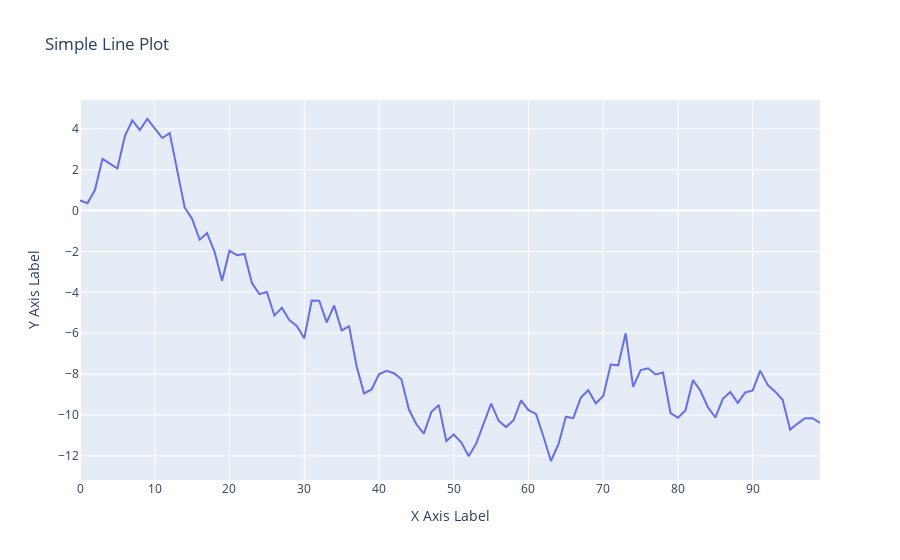

The cell this chart's notebook holds for it:
### Markdown cell above
#### 20 Using Plotly, create a basic line plot of a randomly generated dataset, label the axes, and set the title as 'Simple Line Plot'

### Code cell
import pandas as pd
import numpy as np
import plotly.express as px

# Step 2: Generate random data
np.random.seed(42)  # For reproducibility
x_values = np.arange(0, 100)
y_values = np.random.randn(100).cumsum()

# Create a DataFrame
data = pd.DataFrame({'X': x_values, 'Y': y_values})

# Step 3: Create a line plot using Plotly
fig = px.line(data, x='X', y='Y', title='Simple Line Plot')

# Step 4: Label the axes
fig.update_layout(
    xaxis_title='X Axis Label',
    yaxis_title='Y Axis Label'
)

# Step 5: Show the plot
fig.show()

### Figure 1 — Plotly figure (JSON) as saved in the notebook; plotly's stock layout.template omitted (floating-point values rounded to 4 significant figures)
{"data": [{"hovertemplate": "X=%{x}<br>Y=%{y}<extra></extra>", "legendgroup": "", "line": {"color": "#636efa", "dash": "solid"}, "marker": {"symbol": "circle"}, "mode": "lines", "name": "", "orientation": "v", "showlegend": false, "type": "scatter", "x": [0, 1, 2, 3, 4, 5, 6, 7, 8, 9, 10, 11, 12, 13, 14, 15, 16, 17, 18, 19, 20, 21, 22, 23, 24, 25, 26, 27, 28, 29, 30, 31, 32, 33, 34, 35, 36, 37, 38, 39, 40, 41, 42, 43, 44, 45, 46, 47, 48, 49, 50, 51, 52, 53, 54, 55, 56, 57, 58, 59, 60, 61, 62, 63, 64, 65, 66, 67, 68, 69, 70, 71, 72, 73, 74, 75, 76, 77, 78, 79, 80, 81, 82, 83, 84, 85, 86, 87, 88, 89, 90, 91, 92, 93, 94, 95, 96, 97, 98, 99], "xaxis": "x", "y": [0.4967, 0.3584, 1.006, 2.529, 2.295, 2.061, 3.64, 4.408, 3.938, 4.481, 4.017, 3.551, 3.793, 1.88, 0.1552, -0.4071, -1.42, -1.106, -2.014, -3.426, -1.96, -2.186, -2.119, -3.543, -4.088, -3.977, -5.128, -4.752, -5.353, -5.644, -6.246, -4.394, -4.407, -5.465, -4.642, -5.863, -5.654, -7.614, -8.942, -8.745, -8.007, -7.836, -7.951, -8.252, -9.731, -10.45, -10.91, -9.854, -9.511, -11.27, -10.95, -11.33, -12.01, -11.4, -10.37, -9.438, -10.28, -10.59, -10.25, -9.279, -9.758, -9.944, -11.05, -12.25, -11.43, -10.08, -10.15, -9.146, -8.785, -9.43, -9.068, -7.53, -7.566, -6.002, -8.621, -7.799, -7.712, -8.011, -7.92, -9.907, -10.13, -9.77, -8.292, -8.81, -9.619, -10.12, -9.205, -8.876, -9.406, -8.893, -8.796, -7.827, -8.529, -8.857, -9.249, -10.71, -10.42, -10.16, -10.15, -10.38], "yaxis": "y"}], "layout": {"legend": {"tracegroupgap": 0}, "title": {"text": "Simple Line Plot"}, "xaxis": {"anchor": "y", "domain": [0, 1], "title": {"text": "X Axis Label"}}, "yaxis": {"anchor": "x", "domain": [0, 1], "title": {"text": "Y Axis Label"}}}}
